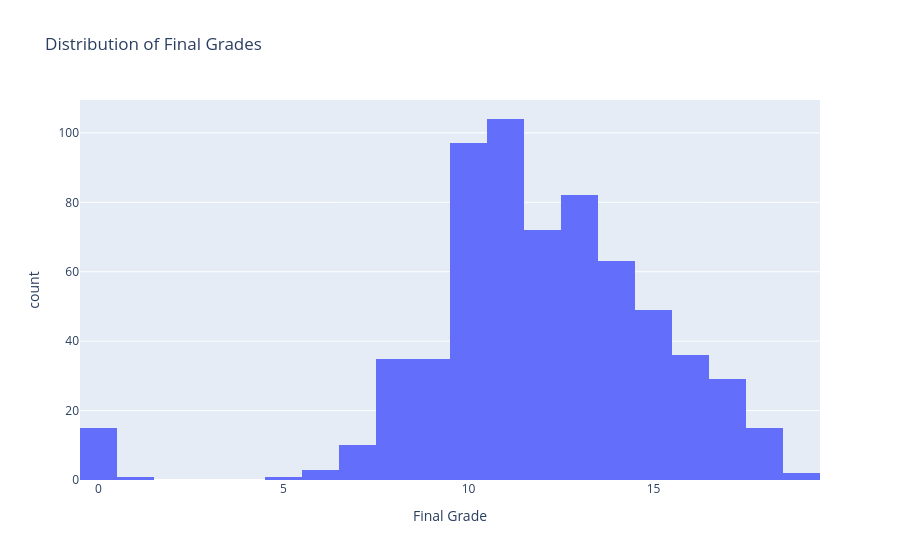

The notebook cell saved with this chart:
### Markdown cell above
## Explore the sidtribution of final grades

### Code cell
fig = px.histogram(
    df,
    x="G3",
    title="Distribution of Final Grades",
    labels={
        "G3": "Final Grade",
        "count": "Number of Students"
    }
)
fig.show()

### Figure 1 — Plotly figure (JSON) as saved in the notebook; plotly's stock layout.template omitted (floating-point values rounded to 4 significant figures; data arrays with more than 128 entries replaced by an {"elided": "..."} marker saying what was removed)
{"data": [{"bingroup": "x", "hovertemplate": "Final Grade=%{x}<br>count=%{y}<extra></extra>", "legendgroup": "", "marker": {"color": "#636efa", "pattern": {"shape": ""}}, "name": "", "orientation": "v", "showlegend": false, "type": "histogram", "x": {"elided": "649 int values"}, "xaxis": "x", "yaxis": "y"}], "layout": {"barmode": "relative", "legend": {"tracegroupgap": 0}, "title": {"text": "Distribution of Final Grades"}, "xaxis": {"anchor": "y", "domain": [0, 1], "title": {"text": "Final Grade"}}, "yaxis": {"anchor": "x", "domain": [0, 1], "title": {"text": "count"}}}}
